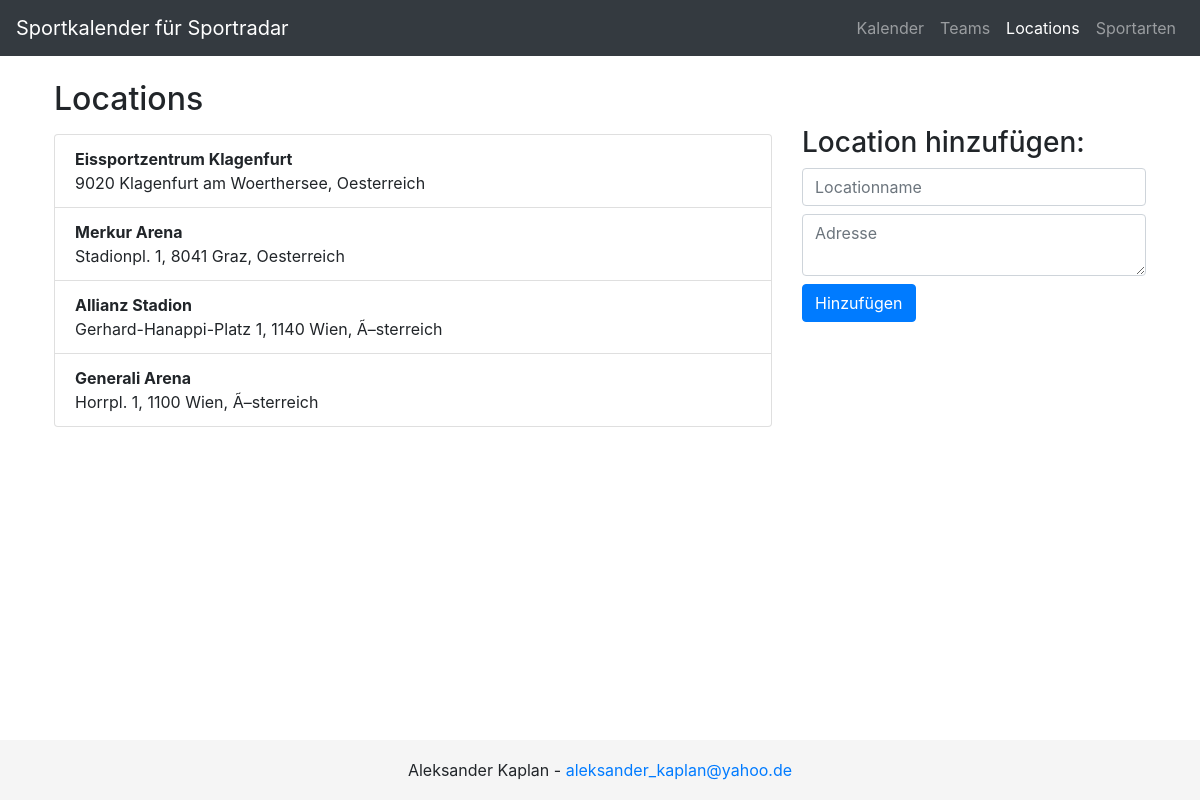
/?l=locations, run on the app's committed database.
### tables this page shows
CREATE TABLE `locations` (
  `id` int(11) NOT NULL,
  `name` varchar(255) NOT NULL,
  `address` text DEFAULT NULL
);

### classes/Location.class.php (called while the page is built, shortened)
<?php
class Location{
    private $db;
    function __construct(){
        try {
            $this->db = new PDO('mysql:host=' . DB_HOST . ';dbname=' . DB_NAME, DB_USER, DB_PW);
        }catch(PDOException $e){
            echo "Verbindung fehlgeschlagen";
            die();
        }
    }
    public function getAll(){
        $stmt = $this->db->prepare("SELECT * FROM locations");
        $stmt->execute();
        $result = $stmt->fetchAll(PDO::FETCH_ASSOC);
        return $result;
    }
}

### views/locations.php (the view, shortened to what this page needs)
<h2>Locations</h2>
<div class="row">
    <div class="col-8">
        <ul class="list-group pt-2 pb-2">
            <?php foreach ($locations->getAll() as $location): ?>
                <li class="list-group-item">
                    <b><?= $location['name'] ?></b><br>
                    <?= $location['address'] ?>
                </li>
            <?php endforeach; ?>
        </ul>
    </div>
    <div class="col">
        <h3>Location hinzufügen:</h3>
        <form method="POST">
            <input type="text" name="name" placeholder="Locationname" class="form-control mb-2" required>
            <textarea name="address" placeholder="Adresse" class="form-control mb-2" required></textarea>
            <button type="submit" class="btn btn-primary" name="addLocation">Hinzufügen</button>
        </form>
    </div>
</div>

### data on the page
locations: name "Eissportzentrum Klagenfurt", address "9020 Klagenfurt am Woerthersee, Oesterreich"
locations: name "Merkur Arena", address "Stadionpl. 1, 8041 Graz, Oesterreich"
locations: name "Allianz Stadion", address "Gerhard-Hanappi-Platz 1, 1140 Wien, Ã–sterreich"
locations: name "Generali Arena", address "Horrpl. 1, 1100 Wien, Ã–sterreich"
